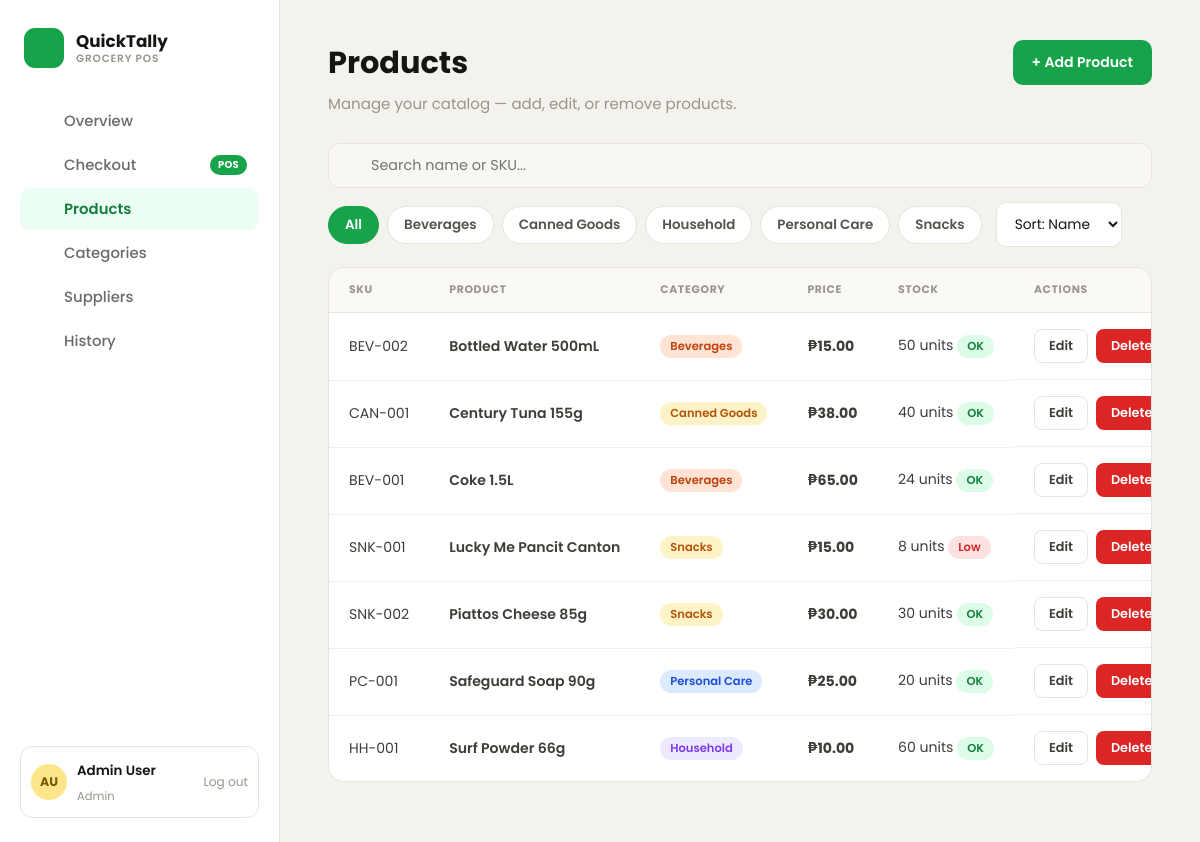
Screenshot of /products/index.php with the database file from the repository.
### tables this page shows
CREATE TABLE categories (
    id INT AUTO_INCREMENT PRIMARY KEY,
    name VARCHAR(100) NOT NULL UNIQUE,
    created_at TIMESTAMP DEFAULT CURRENT_TIMESTAMP
);

CREATE TABLE products (
    id INT AUTO_INCREMENT PRIMARY KEY,
    sku VARCHAR(50) NOT NULL UNIQUE,
    name VARCHAR(150) NOT NULL,
    category_id INT NOT NULL,
    supplier_id INT NULL,
    cost_price DECIMAL(10,2) NOT NULL DEFAULT 0,
    selling_price DECIMAL(10,2) NOT NULL DEFAULT 0,
    stock_quantity INT NOT NULL DEFAULT 0,
    reorder_level INT NOT NULL DEFAULT 10,
    created_at TIMESTAMP DEFAULT CURRENT_TIMESTAMP,
    updated_at TIMESTAMP DEFAULT CURRENT_TIMESTAMP ON UPDATE CURRENT_TIMESTAMP,
    FOREIGN KEY (category_id) REFERENCES categories(id) ON DELETE RESTRICT,
    FOREIGN KEY (supplier_id) REFERENCES suppliers(id) ON DELETE SET NULL
);

### bootstrap.php (called while the page is built, shortened)
<?php
spl_autoload_register(function (string $class): void {
    $prefix = 'App\\';
    $relative = substr($class, strlen($prefix));
    $file = __DIR__ . '/src/' . str_replace('\\', '/', $relative) . '.php';
});
require_once __DIR__ . '/src/Support/helpers.php';

### src/Core/Database.php (called while the page is built, shortened)
<?php
class Database
{
    private static ?PDO $instance = null;
    public static function getConnection(): PDO
    {
        if (self::$instance === null) {
            $config = require __DIR__ . '/../../config/database.php';
            $dsn = sprintf(
                'mysql:host=%s;port=%s;dbname=%s;charset=%s',
                $config['host'],
                $config['port'],
                $config['database'],
                $config['charset']
            );
            try {
                self::$instance = new PDO($dsn, $config['username'], $config['password'], [
                    PDO::ATTR_ERRMODE => PDO::ERRMODE_EXCEPTION,
                    PDO::ATTR_DEFAULT_FETCH_MODE => PDO::FETCH_ASSOC,
                    PDO::ATTR_EMULATE_PREPARES => false,
                ]);
            } catch (PDOException $e) {
                throw new PDOException('Database connection failed: ' . $e->getMessage(), (int) $e->getCode());
            }
        }
        return self::$instance;
    }
}

### src/Models/Model.php (called while the page is built, shortened)
<?php
abstract class Model
{
    protected PDO $db;
    protected string $table;
    public function __construct()
    {
        $this->db = Database::getConnection();
    }
    public function all(string $orderBy = '', string $direction = 'ASC'): array
    {
        $sql = "SELECT * FROM {$this->table}";
        if ($orderBy !== '') {
            $direction = strtoupper($direction) === 'DESC' ? 'DESC' : 'ASC';
            $sql .= " ORDER BY {$orderBy} {$direction}";
        }
        return $this->db->query($sql)->fetchAll();
    }
}

### config/database.php (called while the page is built)
<?php
return [
    'host' => 'localhost',
    'port' => '3306',
    'database' => 'sarisari_pos',
    'username' => 'root',
    'password' => '',
    'charset' => 'utf8mb4',
];

### src/Models/Product.php (called while the page is built, shortened)
<?php
class Product extends Model
{
    public function search(
        string $keyword = '',
        ?int $categoryId = null,
        string $sortBy = 'name',
        string $direction = 'ASC',
        int $limit = 20,
        int $offset = 0
    ): array {
        $allowedSort = ['name', 'selling_price', 'stock_quantity', 'created_at'];
        $direction = strtoupper($direction) === 'DESC' ? 'DESC' : 'ASC';
        $sql = 'SELECT p.*, c.name AS category_name, s.name AS supplier_name
                FROM products p
                LEFT JOIN categories c ON p.category_id = c.id
                LEFT JOIN suppliers s ON p.supplier_id = s.id
                WHERE p.name LIKE :keyword';
        $params = ['keyword' => "%{$keyword}%"];
        $sql .= " ORDER BY p.{$sortBy} {$direction} LIMIT :limit OFFSET :offset";
        $stmt = $this->db->prepare($sql);
        foreach ($params as $key => $value) {
            $stmt->bindValue(":{$key}", $value);
        }
        $stmt->bindValue(':limit', $limit, PDO::PARAM_INT);
        $stmt->bindValue(':offset', $offset, PDO::PARAM_INT);
        $stmt->execute();
        return $stmt->fetchAll();
    }
}

### public/products/index.php (the view, shortened to what this page needs)
<?php
require __DIR__ . '/../../bootstrap.php';
$productModel = new Product();
$categoryModel = new Category();
$keyword = trim($_GET['q'] ?? '');
$categoryId = isset($_GET['category_id']) && $_GET['category_id'] !== '' ? (int) $_GET['category_id'] : null;
$sortBy = $_GET['sort'] ?? 'name';
$direction = $_GET['dir'] ?? 'ASC';
$page = max(1, (int) ($_GET['page'] ?? 1));
$perPage = 10;
$offset = ($page - 1) * $perPage;
$products = $productModel->search($keyword, $categoryId, $sortBy, $direction, $perPage, $offset);
$categories = $categoryModel->all('name');
require __DIR__ . '/../includes/header.php';
?>
<div class="page-header page-header-row">
    <div>
        <h1>Products</h1>
        <p>Manage your catalog &mdash; add, edit, or remove products.</p>
    </div>
    <a href="<?= BASE_URL ?>/products/create.php" class="btn btn-primary">+ Add Product</a>
</div>
<form method="get" class="toolbar">
    <div class="search-input-wrap">
        <span class="search-icon"><?= navIcon('search') ?></span>
        <input type="text" name="q" class="search-input" placeholder="Search name or SKU..." value="<?= htmlspecialchars($keyword) ?>">
    </div>
    <div class="pill-group">
        <button type="submit" name="category_id" value="" class="pill <?= $categoryId === null ? 'active' : '' ?>">All</button>
        <?php foreach ($categories as $cat): ?>
            <button type="submit" name="category_id" value="<?= $cat['id'] ?>" class="pill <?= $categoryId === (int) $cat['id'] ? 'active' : '' ?>"><?= htmlspecialchars($cat['name']) ?></button>
        <?php endforeach; ?>
    </div>
    <select name="sort" class="sort-select" onchange="this.form.submit()">
        <option value="name" <?= $sortBy === 'name' ? 'selected' : '' ?>>Sort: Name</option>
    </select>
</form>
<div class="table-wrap">
    <table class="data-table">
        <thead>
            <tr><th>SKU</th><th>Product</th><th>Category</th><th>Price</th><th>Stock</th><th>Actions</th></tr>
        </thead>
        <tbody>
            <?php foreach ($products as $product): $isLow = (int) $product['stock_quantity'] <= (int) $product['reorder_level']; ?>
                <tr>
                    <td class="muted"><?= htmlspecialchars($product['sku']) ?></td>
                    <td class="strong"><?= htmlspecialchars($product['name']) ?></td>
                    <td><span class="badge-pill <?= categoryBadgeClass($product['category_name'] ?? null) ?>"><?= htmlspecialchars($product['category_name'] ?? '-') ?></span></td>
                    <td class="price-cell">&#8369;<?= number_format((float) $product['selling_price'], 2) ?></td>
                    <td>
                        <?= (int) $product['stock_quantity'] ?> units
                        <span class="badge-pill <?= $isLow ? 'badge-low' : 'badge-ok' ?>"><?= $isLow ? 'Low' : 'OK' ?></span>
                    </td>
                    <td class="actions-cell">
                        <a href="<?= BASE_URL ?>/products/edit.php?id=<?= $product['id'] ?>" class="btn btn-outline btn-sm">Edit</a>
                        <form action="<?= BASE_URL ?>/products/delete.php" method="post" class="inline-form" onsubmit="return confirm('Delete this product?');">
                            <button type="submit" class="btn btn-danger btn-sm">Delete</button>
                        </form>
                    </td>
                </tr>
            <?php endforeach; ?>
        </tbody>
    </table>
</div>
<?php require __DIR__ . '/../includes/footer.php'; ?>

### public/assets/css/style.css (style rules this page uses)
:root { --green-50: #ecfdf3; --green-100: #dcfce7; --green-400: #4ade80; --green-500: #22c55e; --green-600: #16a34a; --green-700: #15803d; --red-50: #fee2e2; --red-600: #dc2626; --red-700: #b91c1c; --cream: #f4f2ed; --ink: #171512; --muted: #9a958c; --border: #e7e4dc; --field-bg: #f8f7f3; }
* { box-sizing: border-box; }
body { margin: 0; font-family: 'Poppins', -apple-system, BlinkMacSystemFont, sans-serif; background: var(--cream); color: var(--ink); }
a { color: inherit; }
.page-header { margin-bottom: 28px; }
.page-header h1 { font-size: 1.9rem; font-weight: 700; color: var(--ink); margin: 0 0 6px; }
.page-header p { color: var(--muted); margin: 0; font-size: 0.94rem; }
.page-header-row { display: flex; justify-content: space-between; align-items: flex-start; gap: 16px; flex-wrap: wrap; }
.btn { display: inline-flex; align-items: center; justify-content: center; gap: 6px; font-family: inherit; font-weight: 600; font-size: 0.88rem; padding: 11px 18px; border-radius: 10px; border: 1px solid transparent; cursor: pointer; text-decoration: none; transition: background 0.15s, border-color 0.15s; white-space: nowrap; }
.btn-primary { background: var(--green-600); color: #fff; }
.btn-outline { background: #fff; border-color: var(--border); color: #3f3d38; }
.btn-danger { background: var(--red-600); color: #fff; }
.btn-sm { padding: 7px 14px; font-size: 0.8rem; border-radius: 8px; }
.inline-form { display: inline-block; }
.badge-pill { display: inline-flex; align-items: center; padding: 3px 10px; border-radius: 999px; font-size: 0.72rem; font-weight: 600; white-space: nowrap; }
.badge-blue { background: #dbeafe; color: #1d4ed8; }
.badge-orange { background: #ffe4d5; color: #c2410c; }
.badge-purple { background: #ede9fe; color: #7c3aed; }
.badge-yellow { background: #fef3c7; color: #b45309; }
.badge-ok { background: var(--green-100); color: var(--green-700); }
.badge-low { background: var(--red-50); color: var(--red-600); }
.toolbar { display: flex; align-items: center; gap: 14px; flex-wrap: wrap; margin-bottom: 20px; }
.pill-group { display: flex; gap: 8px; flex-wrap: wrap; }
.pill { padding: 8px 16px; border-radius: 999px; border: 1px solid var(--border); background: #fff; color: #57544d; font-size: 0.84rem; font-weight: 600; text-decoration: none; cursor: pointer; font-family: inherit; }
.pill.active { background: var(--green-600); border-color: var(--green-600); color: #fff; }
.search-input-wrap { position: relative; flex: 1; min-width: 220px; }
.search-input { width: 100%; padding: 11px 14px 11px 42px; border-radius: 12px; border: 1px solid var(--border); background: var(--field-bg); font-family: inherit; font-size: 0.9rem; color: var(--ink); }
.search-icon { position: absolute; left: 14px; top: 50%; transform: translateY(-50%); color: var(--muted); display: flex; }
.sort-select { padding: 11px 14px; border-radius: 10px; border: 1px solid var(--border); background: #fff; font-family: inherit; font-size: 0.86rem; color: var(--ink); }
.table-wrap { background: #fff; border: 1px solid var(--border); border-radius: 16px; overflow: hidden; overflow-x: auto; }
table.data-table { width: 100%; border-collapse: collapse; }
.data-table thead th { text-align: left; font-size: 0.68rem; letter-spacing: 0.06em; text-transform: uppercase; color: var(--muted); font-weight: 700; padding: 14px 20px; background: #faf9f6; border-bottom: 1px solid var(--border); white-space: nowrap; }
.data-table tbody td { padding: 16px 20px; border-bottom: 1px solid #f1efe9; font-size: 0.88rem; color: #3f3d38; white-space: nowrap; }
.data-table tbody tr:last-child td { border-bottom: none; }
.price-cell { color: var(--green-600); font-weight: 700; }
.muted { color: var(--muted); }
.strong { font-weight: 600; color: var(--ink); }
.actions-cell { display: flex; gap: 8px; }

### rows the page displays
categories: $cat['id'] 1 (drawn), name "Beverages"
categories: $cat['id'] 3 (drawn), name "Canned Goods"
categories: $cat['id'] 5 (drawn), name "Household"
categories: $cat['id'] 4 (drawn), name "Personal Care"
categories: $cat['id'] 2 (drawn), name "Snacks"
products: sku "BEV-002", name "Bottled Water 500mL", category.name "Beverages", selling_price "15.00", stock_quantity "50", reorder_level "OK"
products: sku "CAN-001", name "Century Tuna 155g", category.name "Canned Goods", selling_price "38.00", stock_quantity "40", reorder_level "OK"
products: sku "BEV-001", name "Coke 1.5L", category.name "Beverages", selling_price "65.00", stock_quantity "24", reorder_level "OK"
products: sku "SNK-001", name "Lucky Me Pancit Canton", category.name "Snacks", selling_price "15.00", stock_quantity "8", reorder_level "Low"
products: sku "SNK-002", name "Piattos Cheese 85g", category.name "Snacks", selling_price "30.00", stock_quantity "30", reorder_level "OK"
products: sku "PC-001", name "Safeguard Soap 90g", category.name "Personal Care", selling_price "25.00", stock_quantity "20", reorder_level "OK"
products: sku "HH-001", name "Surf Powder 66g", category.name "Household", selling_price "10.00", stock_quantity "60", reorder_level "OK"

### other values shown
$item['label'] "Overview"
$item['label'] "Checkout"
$item['badge'] "POS"
$item['label'] "Products"
$item['label'] "Categories"
$item['label'] "Suppliers"
$item['label'] "History"
